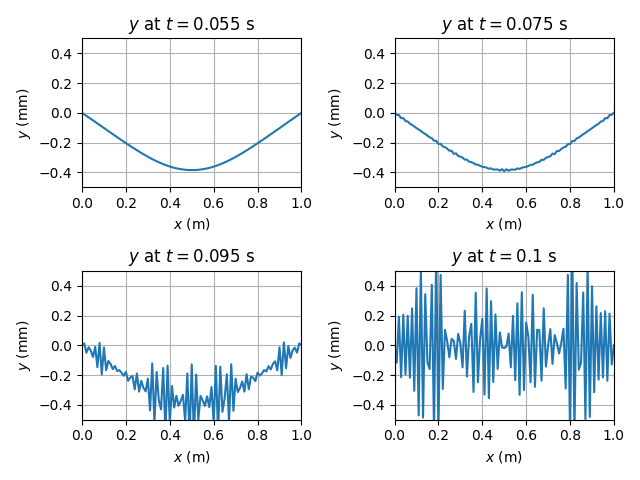

Reproduce this figure in Python.
# Computing the vibrations of a string, hit by a hammer
# Author: Nico Grisouard, University of Toronto
# Inspired by Newman's heat.py
# Date: 24 October 2018

import numpy as np
import matplotlib.pyplot as plt

# %% Adjustable parameters ---------------------------------------------------|
L = 1.  # [] Length of string
v = 100.  # [m/s] wave propagation speed
d = 10.e-2  # [m] location where string is hit
C = 1.  # [m/s] transverse velocity amplitude
sig = 0.3  # [m] typical width of initial disturbance
h = 1e-6  # [s] time step
a = 1.e-2  # [m] Grid step

# Times at which I print a snapshot
t_record = [5.5e-2, 7.5e-2, 9.5e-2, .1]
epsilon = h*0.5  # tolerance to detect when t_record is hit


# %% Dependent parameters ----------------------------------------------------|
x = np.arange(0, L+a, a)
N = len(x)

# Create arrays
phi = np.zeros(N, float)
psi = C*x*(L-x)/L**2 * np.exp(-0.5*(x-d)**2/sig**2)
phi_record = np.empty((4, N), float)  # For a still figure for the solutions

phip = np.zeros(N, float)
psip = np.empty(N, float)

# %% Main loop ---------------------------------------------------------------|
t = 0.0
ii = 0  # subplot counter
while max(abs(phi)) < L and t < .1:

    # Calculate the new values of phi
    for i in range(1, N-1):
        psip[i] = psi[i] + h*v**2/a**2*(phi[i+1] + phi[i-1] - 2*phi[i])
        phip[i] = phi[i] + h*psi[i]
    phi, phip, psi, psip = phip, phi, psip, psi
    t += h

    # Make plots at the given times
    if abs(t-t_record[ii]) < epsilon:
        phi_record[ii, :] = phi
        ii += 1

    if int(t/h) % 100 == 0:
        # continue  # comment to see the animation
        plt.figure(1)
        plt.clf()
        # Make a plot
        plt.plot(x, phi)   # 32 filled contours
        plt.xlabel('$x$ (m)')
        plt.ylabel('$y$ (m)')
        plt.xlim([0., L])
        plt.ylim([-5e-4, 5e-4])
        plt.title('$t = ${0:.4f} s'.format(t))
        plt.grid()
        plt.draw()
        plt.pause(0.01)


# %% Last plot ---------------------------------------------------------------|
plt.figure(2)
for ii in range(4):
    plt.subplot(2, 2, ii+1)
    plt.plot(x, phi_record[ii, :]*1000)
    plt.xlabel("$x$ (m)")
    plt.ylabel("$y$ (mm)")
    plt.xlim([0., L])
    plt.ylim([-5e-1, 5e-1])
    plt.title("$y$ at $t=${0:.4} s".format(t_record[ii]))
    plt.grid()

plt.tight_layout()
plt.savefig('Lab08-Q2.png')
plt.show()
